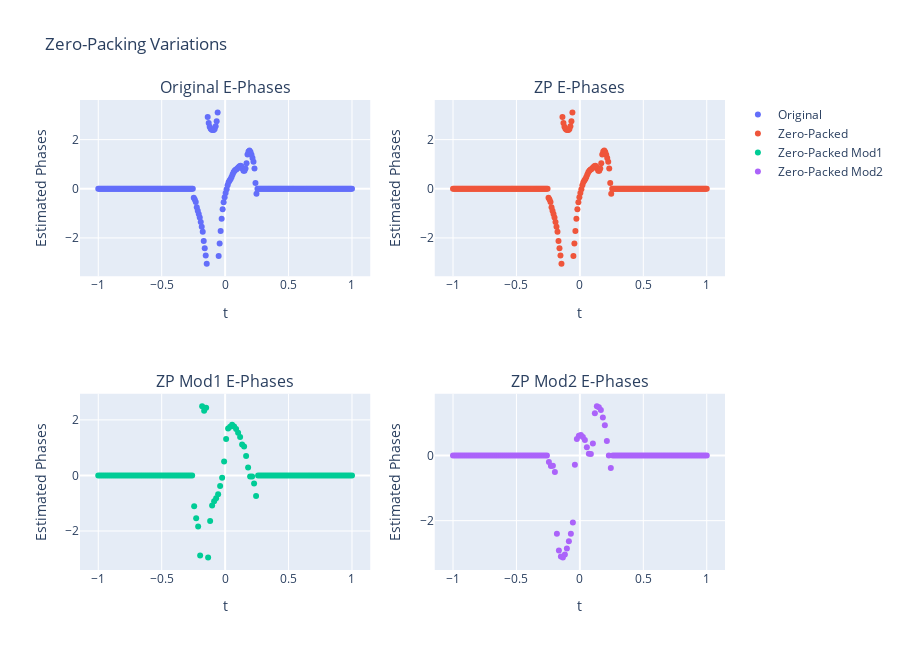

The code cell stored with this chart in its notebook:
### Code cell
# Initialize figure with subplots
fig1 = make_subplots(rows=2, cols=2, subplot_titles=("Original E-Phases", "ZP E-Phases", "ZP Mod1 E-Phases", "ZP Mod2 E-Phases"))
#Header for Subplots
fig1.update_layout(title_text= "Zero-Packing Variations", height=650)
                    
# Plot 1: Unmodified Estimated Phases
fig1.add_trace(go.Scatter(x=t, y=e_phases, mode='markers', name='Original'), row=1, col=1)
fig1.update_xaxes(title_text="t", row=1, col=1)
fig1.update_yaxes(title_text="Estimated Phases", row=1, col=1)

# Plot 2: ZP Estimated Phases
#fig.add_trace(go.Scatter(x=t, y=e_phases[0,:], mode='markers', name='Original'),row=1, col=2)
fig1.add_trace(go.Scatter(x=t, y=unpacking(e_phases_zp,z), mode='markers', name='Zero-Packed'),row=1, col=2)
fig1.update_xaxes(title_text="t", row=1, col=2)
fig1.update_yaxes(title_text="Estimated Phases", row=1, col=2)

# Plot 3: ZP1 Estimated Phases
x = np.linspace(-1,1,len(e_phases_zp1))
x_unpack = np.linspace(-1,1,len(unpacking(e_phases_zp1_edit,z)))
fig1.add_trace(go.Scatter(x=x_unpack, y=unpacking(e_phases_zp1,z), mode='markers', name='Zero-Packed Mod1'), row=2, col=1)
fig1.update_xaxes(title_text="t", row=2, col=1)
fig1.update_yaxes(title_text="Estimated Phases", row=2, col=1)

# Plot 3: ZP1 Estimated Phases
x = np.linspace(-1,1,len(e_phases_zp1_edit))
x_unpack = np.linspace(-1,1,len(unpacking(e_phases_zp1_edit,z)))
#fig1.add_trace(go.Scatter(x=x, y=e_phases_zp1_edit, mode='markers', name='Zero-Packed Mod2'), row=2, col=2)
fig1.add_trace(go.Scatter(x=x_unpack, y=unpacking(e_phases_zp1_edit,z), mode='markers', name='Zero-Packed Mod2'), row=2, col=2)
fig1.update_xaxes(title_text="t", row=2, col=2)
fig1.update_yaxes(title_text="Estimated Phases", row=2, col=2)

### Figure 1 — Plotly figure (JSON) as saved in the notebook; plotly's stock layout.template omitted (floating-point values rounded to 4 significant figures; data arrays with more than 128 entries replaced by an {"elided": "..."} marker saying what was removed)
{"data": [{"mode": "markers", "name": "Original", "type": "scatter", "x": {"elided": "256 float values"}, "xaxis": "x", "y": {"elided": "256 float values"}, "yaxis": "y"}, {"mode": "markers", "name": "Zero-Packed", "type": "scatter", "x": {"elided": "256 float values"}, "xaxis": "x2", "y": {"elided": "256 float values"}, "yaxis": "y2"}, {"mode": "markers", "name": "Zero-Packed Mod1", "type": "scatter", "x": [-1, -0.9843, -0.9685, -0.9528, -0.937, -0.9213, -0.9055, -0.8898, -0.874, -0.8583, -0.8425, -0.8268, -0.811, -0.7953, -0.7795, -0.7638, -0.748, -0.7323, -0.7165, -0.7008, -0.685, -0.6693, -0.6535, -0.6378, -0.622, -0.6063, -0.5906, -0.5748, -0.5591, -0.5433, -0.5276, -0.5118, -0.4961, -0.4803, -0.4646, -0.4488, -0.4331, -0.4173, -0.4016, -0.3858, -0.3701, -0.3543, -0.3386, -0.3228, -0.3071, -0.2913, -0.2756, -0.2598, -0.2441, -0.2283, -0.2126, -0.1969, -0.1811, -0.1654, -0.1496, -0.1339, -0.1181, -0.1024, -0.08661, -0.07087, -0.05512, -0.03937, -0.02362, -0.007874, 0.007874, 0.02362, 0.03937, 0.05512, 0.07087, 0.08661, 0.1024, 0.1181, 0.1339, 0.1496, 0.1654, 0.1811, 0.1969, 0.2126, 0.2283, 0.2441, 0.2598, 0.2756, 0.2913, 0.3071, 0.3228, 0.3386, 0.3543, 0.3701, 0.3858, 0.4016, 0.4173, 0.4331, 0.4488, 0.4646, 0.4803, 0.4961, 0.5118, 0.5276, 0.5433, 0.5591, 0.5748, 0.5906, 0.6063, 0.622, 0.6378, 0.6535, 0.6693, 0.685, 0.7008, 0.7165, 0.7323, 0.748, 0.7638, 0.7795, 0.7953, 0.811, 0.8268, 0.8425, 0.8583, 0.874, 0.8898, 0.9055, 0.9213, 0.937, 0.9528, 0.9685, 0.9843, 1], "xaxis": "x3", "y": [0, 0, 0, 0, 0, 0, 0, 0, 0, 0, 0, 0, 0, 0, 0, 0, 0, 0, 0, 0, 0, 0, 0, 0, 0, 0, 0, 0, 0, 0, 0, 0, 0, 0, 0, 0, 0, 0, 0, 0, 0, 0, 0, 0, 0, 0, 0, 0, -1.112, -1.541, -1.843, -2.883, 2.489, 2.33, 2.439, -2.953, -1.64, -1.083, -0.9254, -0.82, -0.6822, -0.3803, -0.0874, 0.4972, 1.312, 1.691, 1.752, 1.828, 1.761, 1.671, 1.535, 1.383, 1.116, 1.038, 0.7032, 0.2876, -0.03926, -0.04102, -0.2904, -0.7441, 0, 0, 0, 0, 0, 0, 0, 0, 0, 0, 0, 0, 0, 0, 0, 0, 0, 0, 0, 0, 0, 0, 0, 0, 0, 0, 0, 0, 0, 0, 0, 0, 0, 0, 0, 0, 0, 0, 0, 0, 0, 0, 0, 0, 0, 0, 0, 0], "yaxis": "y3"}, {"mode": "markers", "name": "Zero-Packed Mod2", "type": "scatter", "x": [-1, -0.9843, -0.9685, -0.9528, -0.937, -0.9213, -0.9055, -0.8898, -0.874, -0.8583, -0.8425, -0.8268, -0.811, -0.7953, -0.7795, -0.7638, -0.748, -0.7323, -0.7165, -0.7008, -0.685, -0.6693, -0.6535, -0.6378, -0.622, -0.6063, -0.5906, -0.5748, -0.5591, -0.5433, -0.5276, -0.5118, -0.4961, -0.4803, -0.4646, -0.4488, -0.4331, -0.4173, -0.4016, -0.3858, -0.3701, -0.3543, -0.3386, -0.3228, -0.3071, -0.2913, -0.2756, -0.2598, -0.2441, -0.2283, -0.2126, -0.1969, -0.1811, -0.1654, -0.1496, -0.1339, -0.1181, -0.1024, -0.08661, -0.07087, -0.05512, -0.03937, -0.02362, -0.007874, 0.007874, 0.02362, 0.03937, 0.05512, 0.07087, 0.08661, 0.1024, 0.1181, 0.1339, 0.1496, 0.1654, 0.1811, 0.1969, 0.2126, 0.2283, 0.2441, 0.2598, 0.2756, 0.2913, 0.3071, 0.3228, 0.3386, 0.3543, 0.3701, 0.3858, 0.4016, 0.4173, 0.4331, 0.4488, 0.4646, 0.4803, 0.4961, 0.5118, 0.5276, 0.5433, 0.5591, 0.5748, 0.5906, 0.6063, 0.622, 0.6378, 0.6535, 0.6693, 0.685, 0.7008, 0.7165, 0.7323, 0.748, 0.7638, 0.7795, 0.7953, 0.811, 0.8268, 0.8425, 0.8583, 0.874, 0.8898, 0.9055, 0.9213, 0.937, 0.9528, 0.9685, 0.9843, 1], "xaxis": "x4", "y": [0, 0, 0, 0, 0, 0, 0, 0, 0, 0, 0, 0, 0, 0, 0, 0, 0, 0, 0, 0, 0, 0, 0, 0, 0, 0, 0, 0, 0, 0, 0, 0, 0, 0, 0, 0, 0, 0, 0, 0, 0, 0, 0, 0, 0, 0, 0, 0, -0.1945, -0.3188, -0.3153, -0.5048, -2.399, -2.916, -3.105, -3.131, -3.042, -2.859, -2.635, -2.401, -2.059, -0.2821, 0.5105, 0.6081, 0.632, 0.5702, 0.4816, 0.2602, 0.05382, 0.05288, 0.373, 1.304, 1.516, 1.491, 1.406, 1.171, 0.9315, 0.4508, 0.004498, -0.3818, 0, 0, 0, 0, 0, 0, 0, 0, 0, 0, 0, 0, 0, 0, 0, 0, 0, 0, 0, 0, 0, 0, 0, 0, 0, 0, 0, 0, 0, 0, 0, 0, 0, 0, 0, 0, 0, 0, 0, 0, 0, 0, 0, 0, 0, 0, 0, 0], "yaxis": "y4"}], "layout": {"annotations": [{"font": {"size": 16}, "showarrow": false, "text": "Original E-Phases", "x": 0.225, "xanchor": "center", "xref": "paper", "y": 1, "yanchor": "bottom", "yref": "paper"}, {"font": {"size": 16}, "showarrow": false, "text": "ZP E-Phases", "x": 0.775, "xanchor": "center", "xref": "paper", "y": 1, "yanchor": "bottom", "yref": "paper"}, {"font": {"size": 16}, "showarrow": false, "text": "ZP Mod1 E-Phases", "x": 0.225, "xanchor": "center", "xref": "paper", "y": 0.375, "yanchor": "bottom", "yref": "paper"}, {"font": {"size": 16}, "showarrow": false, "text": "ZP Mod2 E-Phases", "x": 0.775, "xanchor": "center", "xref": "paper", "y": 0.375, "yanchor": "bottom", "yref": "paper"}], "height": 650, "title": {"text": "Zero-Packing Variations"}, "xaxis": {"anchor": "y", "domain": [0, 0.45], "title": {"text": "t"}}, "xaxis2": {"anchor": "y2", "domain": [0.55, 1], "title": {"text": "t"}}, "xaxis3": {"anchor": "y3", "domain": [0, 0.45], "title": {"text": "t"}}, "xaxis4": {"anchor": "y4", "domain": [0.55, 1], "title": {"text": "t"}}, "yaxis": {"anchor": "x", "domain": [0.625, 1], "title": {"text": "Estimated Phases"}}, "yaxis2": {"anchor": "x2", "domain": [0.625, 1], "title": {"text": "Estimated Phases"}}, "yaxis3": {"anchor": "x3", "domain": [0, 0.375], "title": {"text": "Estimated Phases"}}, "yaxis4": {"anchor": "x4", "domain": [0, 0.375], "title": {"text": "Estimated Phases"}}}}
